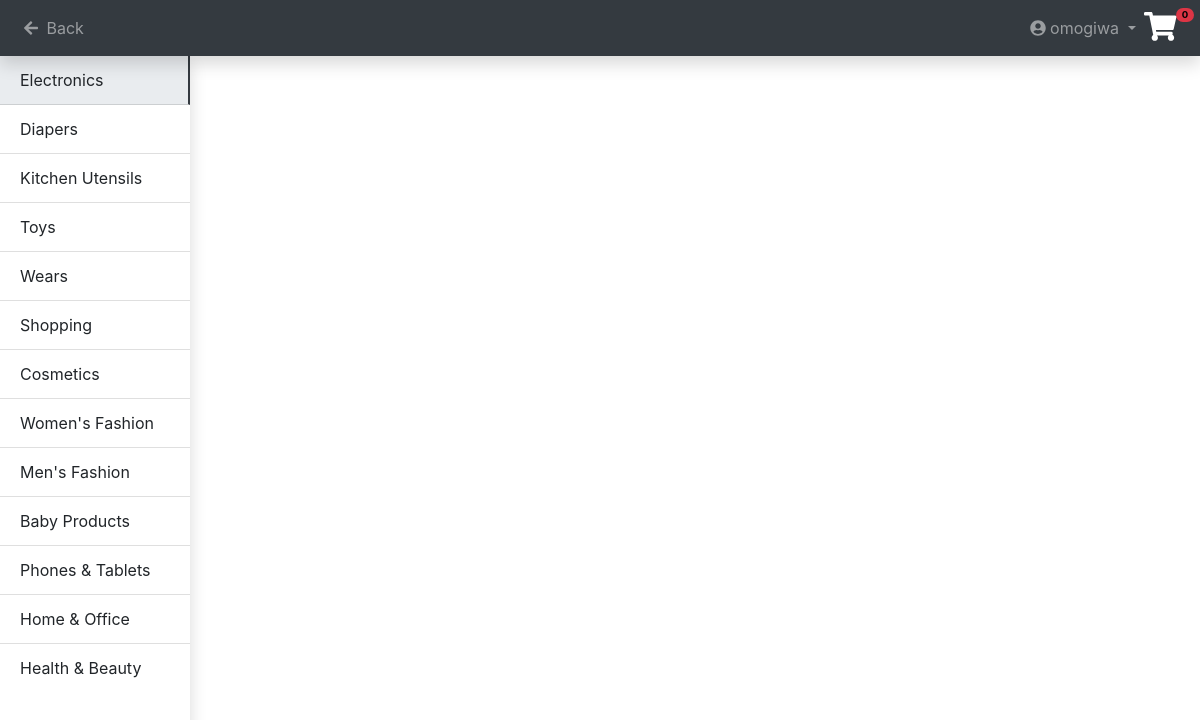
Screenshot of /allcategory.php (signed in) with the database file from the repository.
### tables this page shows
CREATE TABLE `members` (
  `fullname` varchar(60) NOT NULL,
  `country` varchar(10) NOT NULL,
  `state` varchar(15) NOT NULL,
  `city` varchar(20) NOT NULL,
  `address` text NOT NULL,
  `phone` varchar(15) NOT NULL,
  `email` varchar(50) NOT NULL,
  `username` varchar(10) NOT NULL,
  `password` varchar(10) NOT NULL
);

CREATE TABLE `category` (
  `cat_id` int(11) NOT NULL,
  `item_category` varchar(20) NOT NULL
);

### user-validation.php (called while the page is built, shortened)
<?php
    require_once('Auth.php');
    $auth = new Auth();
    if(!empty($_SESSION['e_member'])){
        $isLoggedIn = true;
    }
?>

### Auth.php (called while the page is built, shortened)
<?php
    class Auth {
        function getMemberByUsername($username) {
            $query = "SELECT * FROM members WHERE username = '$username'";
            $result = mysqli_query($GLOBALS['con'],$query) or die("error in getMemberByUsername()");
            return mysqli_fetch_array($result);
        }
        function getCart($user) {
            $query = "SELECT count(username) as cart_num FROM cart WHERE username='$user'";
            $result = mysqli_query($GLOBALS['con'],$query) or die("error in get cart");
            return mysqli_fetch_assoc($result)['cart_num'];
        }
    }
?>

### index_backend.php (called while the page is built, shortened)
<?php
    function getItemCat($cat){
        $data =[];
        $id = ($cat=='subcat')?$cat.'_id':'cat_id';
        $sql = "SELECT * FROM $cat";
        $query = mysqli_query($GLOBALS['$con'],$sql) or die("error - category");
        while($row = mysqli_fetch_assoc($query))
            $data[] = [$id => $row[$id],'item_'.$cat => $row['item_'.$cat]];
        return $data;
    }
?>

### allcategory.php (the view, shortened to what this page needs)
<!DOCTYPE html>
<html lang="en">
<head>
    <link rel="stylesheet" href="css/bootstrap.css">
    <link rel="stylesheet" href="css/all.css">
    <link href="css/my-sidebar.css" rel="stylesheet">
    <link rel="stylesheet" href="css/my-style.css">
    <?php
            require('user-validation.php');
            require('index_backend.php');
        ?>
</head>
<body>
   <div class="toggled" id="wrapper">
         <nav class="navbar navbar-expand-xl bg-dark navbar-dark fixed-top shadow">
            <ul class="navbar-nav">
               <li class="nav-item" >
                  <a href="javascript:history.back()" class="nav-link" >
                        <i class="fa fa-arrow-left mr-1"></i>
                        Back
                  </a>
               </li>
            </ul>
            <div class="collapse navbar-collapse " id="navmenu">
               <ul class="navbar-nav ml-auto mr-2">
                  <li class="nav-item dropdown ">
                  <?php
                        $cart_num = 0;
                        if(!$isLoggedIn){
                  ?>
                        <a class="nav-link dropdown-toggle" data-toggle="dropdown">
                           <i class="fa fa-user-circle"></i>
                           Login
                        </a>
                        <div class="dropdown-menu shadow">
                           <a class="dropdown-item" href="login.php">
                              <i class="fa fa-user-lock"></i>
                              Login
                           </a>
                           <a class="dropdown-item" href="account.html">
                              <i class="fa fa-user-plus"></i>
                              Register
                           </a>
                        </div>
                  <?php
                           if(!empty($_SESSION['e_cart']))
                              $cart_num = sizeof($_SESSION['e_cart']);
                        }else{
                           $cart_num = $auth->getCart($_COOKIE["e_username"]);
                  ?>
                        <a class="nav-link dropdown-toggle" data-toggle="dropdown">
                            <i class="fa fa-user-circle"></i>
                            <?php
                                $user = '';
                                if(!empty($_SESSION['e_member']))
                                    $user = $auth->getMemberByUsername($_SESSION['e_member']);
                                else if(!empty($_COOKIE["e_username"])){
                                    if($auth->getTokenByUsername($_COOKIE["e_username"])['password_hash']==$_COOKIE["e_password"])
                                        $user = $auth->getMemberByUsername($_COOKIE["e_username"]);
                                }
                                $data_user = $user['username'];
                                echo '<span class="user-id">'.$data_user.'</span>';
                            ?>
                        </a>
                  <?php  } ?>
                  </li>
                  <li class="nav-item">
                     <a href="cart.php" class="card-link">
                        <i class="fa fa-shopping-cart cart-icon mt-1" style="color:white; font-size: 1.8rem"></i>
                        <span class="badge badge-pill bg-danger cart" style="color:black">
                                 <?php echo $cart_num ?>
                        </span>
                     </a>
                  </li>
               </ul>
            </div>
         </nav>
         <div class="d-flex" >
            <div class="cat-list-wrapper ">
               <div class="cat-list shadow">
                  <div class="list-group list-group-flush">
                     <?php
                        $cat = getItemCat('category');
                        for($j=0;$j<sizeof($cat);$j++){
                           $item_cat = $cat[$j];
                           echo '<a class="list-group-item list-group-item-action cat-item" id="'.$item_cat['cat_id'].'">
                                 '.$item_cat['item_category'].'
                              </a>';
                        }
                     ?>
                  </div>
               </div>
            </div>
         </div>
   </div>
</body>
</html>

### css/all.css (style rules this page uses)
.fa-arrow-left:before { content: "\f060"; }
.fa-shopping-cart:before { content: "\f07a"; }
.fa-user-circle:before { content: "\f2bd"; }

### css/my-sidebar.css (style rules this page uses)
.list-group a { cursor: pointer; }
.cat-list-wrapper { height: 100vh; margin-top: 3.5rem !important; position: absolute; background-color: #f8f9fa; }
.cat-list { -webkit-transition: margin .25s ease-out; -moz-transition: margin .25s ease-out; -o-transition: margin .25s ease-out; transition: margin .25s ease-out; position: fixed; z-index: 1019; height: 100vh; overflow-y: auto; width: 190px !important; }
.cat-list a:active, .selected { border-right: 2px solid #343a40 !important; background-color: #e9ecef; }

### css/my-style.css (style rules this page uses)
.cart { font-size:0.6rem; position: absolute; z-index: -1; }
.close, .nav-link { cursor:pointer }

### rows the page displays
members: username "omogiwa"
category: item_category "Electronics"
category: item_category "Diapers"
category: item_category "Kitchen Utensils"
category: item_category "Toys"
category: item_category "Wears"
category: item_category "Shopping"
category: item_category "Cosmetics"
category: item_category "Women's Fashion"
category: item_category "Men's Fashion"
category: item_category "Baby Products"
category: item_category "Phones & Tablets"
category: item_category "Home & Office"
category: item_category "Health & Beauty"

### other values shown
$cart_num "0"
